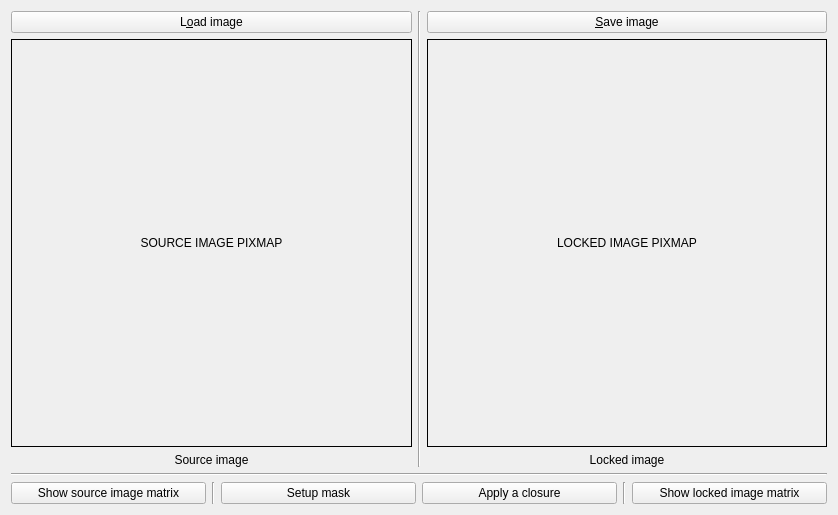
<?xml version="1.0" encoding="UTF-8"?>
<ui version="4.0">
 <class>ClosuresWidget</class>
 <widget class="QWidget" name="ClosuresWidget">
  <property name="geometry">
   <rect>
    <x>0</x>
    <y>0</y>
    <width>838</width>
    <height>515</height>
   </rect>
  </property>
  <property name="windowTitle">
   <string>ClosuresWidget</string>
  </property>
  <layout class="QVBoxLayout" name="verticalLayout">
   <item>
    <layout class="QHBoxLayout" name="horizontalLayout" stretch="0,0,0">
     <item>
      <layout class="QVBoxLayout" name="verticalLayout_2">
       <item>
        <layout class="QHBoxLayout" name="horizontalLayout_4">
         <property name="sizeConstraint">
          <enum>QLayout::SizeConstraint::SetDefaultConstraint</enum>
         </property>
         <property name="leftMargin">
          <number>0</number>
         </property>
         <property name="topMargin">
          <number>0</number>
         </property>
         <item>
          <widget class="QPushButton" name="load_source_image_button">
           <property name="text">
            <string>L&amp;oad image</string>
           </property>
          </widget>
         </item>
        </layout>
       </item>
       <item>
        <widget class="QLabel" name="source_image_label_pixmap">
         <property name="sizePolicy">
          <sizepolicy hsizetype="Expanding" vsizetype="Expanding">
           <horstretch>0</horstretch>
           <verstretch>0</verstretch>
          </sizepolicy>
         </property>
         <property name="styleSheet">
          <string notr="true">border: 1px solid rgb(0, 0, 0);</string>
         </property>
         <property name="frameShape">
          <enum>QFrame::Shape::NoFrame</enum>
         </property>
         <property name="text">
          <string>SOURCE IMAGE PIXMAP</string>
         </property>
         <property name="alignment">
          <set>Qt::AlignmentFlag::AlignCenter</set>
         </property>
        </widget>
       </item>
       <item>
        <widget class="QLabel" name="label_2">
         <property name="sizePolicy">
          <sizepolicy hsizetype="Preferred" vsizetype="Minimum">
           <horstretch>0</horstretch>
           <verstretch>0</verstretch>
          </sizepolicy>
         </property>
         <property name="text">
          <string>Source image</string>
         </property>
         <property name="alignment">
          <set>Qt::AlignmentFlag::AlignCenter</set>
         </property>
        </widget>
       </item>
      </layout>
     </item>
     <item>
      <widget class="Line" name="line">
       <property name="orientation">
        <enum>Qt::Orientation::Vertical</enum>
       </property>
      </widget>
     </item>
     <item>
      <layout class="QVBoxLayout" name="verticalLayout_5">
       <item>
        <widget class="QPushButton" name="save_locked_image_button">
         <property name="text">
          <string>&amp;Save image</string>
         </property>
        </widget>
       </item>
       <item>
        <widget class="QLabel" name="locked_image_label_pixmap">
         <property name="sizePolicy">
          <sizepolicy hsizetype="Expanding" vsizetype="Expanding">
           <horstretch>0</horstretch>
           <verstretch>0</verstretch>
          </sizepolicy>
         </property>
         <property name="styleSheet">
          <string notr="true">border: 1px solid rgb(0,0,0);</string>
         </property>
         <property name="frameShape">
          <enum>QFrame::Shape::NoFrame</enum>
         </property>
         <property name="text">
          <string>LOCKED IMAGE PIXMAP</string>
         </property>
         <property name="alignment">
          <set>Qt::AlignmentFlag::AlignCenter</set>
         </property>
        </widget>
       </item>
       <item>
        <widget class="QLabel" name="label_4">
         <property name="sizePolicy">
          <sizepolicy hsizetype="Preferred" vsizetype="Minimum">
           <horstretch>0</horstretch>
           <verstretch>0</verstretch>
          </sizepolicy>
         </property>
         <property name="text">
          <string>Locked image</string>
         </property>
         <property name="alignment">
          <set>Qt::AlignmentFlag::AlignCenter</set>
         </property>
        </widget>
       </item>
      </layout>
     </item>
    </layout>
   </item>
   <item>
    <widget class="Line" name="line_2">
     <property name="orientation">
      <enum>Qt::Orientation::Horizontal</enum>
     </property>
    </widget>
   </item>
   <item>
    <layout class="QHBoxLayout" name="horizontalLayout_2">
     <item>
      <widget class="QPushButton" name="show_source_image_matrix_button">
       <property name="text">
        <string>Show source image matrix</string>
       </property>
      </widget>
     </item>
     <item>
      <widget class="Line" name="line_3">
       <property name="orientation">
        <enum>Qt::Orientation::Vertical</enum>
       </property>
      </widget>
     </item>
     <item>
      <widget class="QPushButton" name="setup_mask_button">
       <property name="text">
        <string>Setup mask</string>
       </property>
      </widget>
     </item>
     <item>
      <widget class="QPushButton" name="apply_closure_button">
       <property name="text">
        <string>Apply a closure</string>
       </property>
      </widget>
     </item>
     <item>
      <widget class="Line" name="line_4">
       <property name="orientation">
        <enum>Qt::Orientation::Vertical</enum>
       </property>
      </widget>
     </item>
     <item>
      <widget class="QPushButton" name="show_locked_image_matrix_button">
       <property name="sizePolicy">
        <sizepolicy hsizetype="Preferred" vsizetype="Fixed">
         <horstretch>0</horstretch>
         <verstretch>0</verstretch>
        </sizepolicy>
       </property>
       <property name="text">
        <string>Show locked image matrix</string>
       </property>
      </widget>
     </item>
    </layout>
   </item>
  </layout>
 </widget>
 <resources/>
 <connections/>
</ui>
